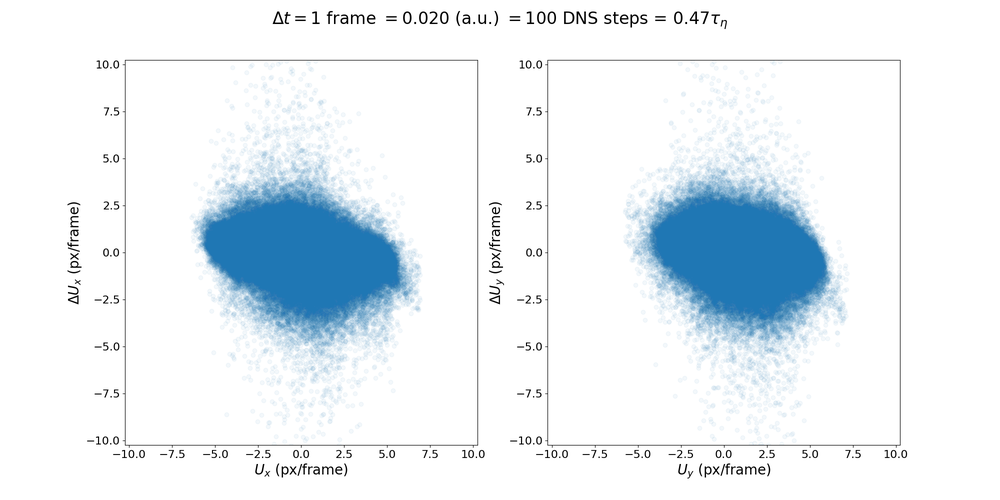
#> input picture image_processing/images/sample_000.png, 1000 x 500 px, shrunk from 2000 x 1000 before the run
$ python remove_border_square.py ../../../../image_processing/images/sample_000.png
#> lines starting #> are read from the running program, lines starting #| are printed output that depends on the picture; after the words box and inside, x2 and y2 are one past the last pixel; in counts of white or black regions, pixels touching at a corner belong together
#!/usr/bin/env python
from scipy import ndimage
from pylab import *
import sys, os
import Image

ending = '-cropped'

for img in sys.argv[1:]:
    base, ext = os.path.splitext(img)
    if base.endswith(ending): continue

    print(img)

    img = array(Image.open(img))
#> img is the input picture: shape (500, 1000, 4); mean R, G, B, A 232.4, 239.9, 245.1, 255
    if img.shape[2] == 4:
        print('  (has alpha channel, which will be ignored)')
        img = img[..., :3]
#> img: shape (500, 1000, 3)

    border_color = img[0, 0]
#> border_color = [255, 255, 255]

    labels, features = ndimage.label((img == border_color).all(-1))
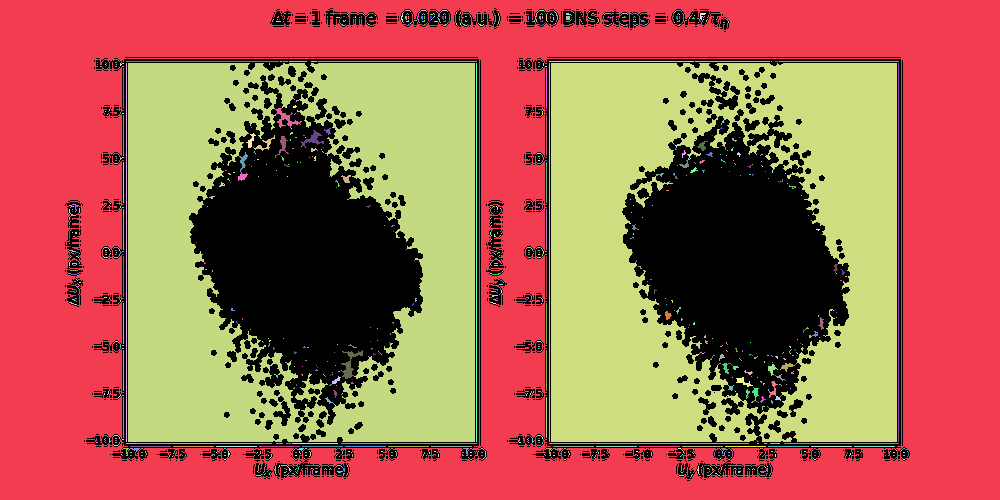
#> labels: shape (500, 1000) int32; 1494 distinct labels, from 0 to 1493; one colour per label, 0 black
#> features = 1493

    outer_label = labels[0, 0]
#> outer_label = 1

    border = (labels == outer_label)
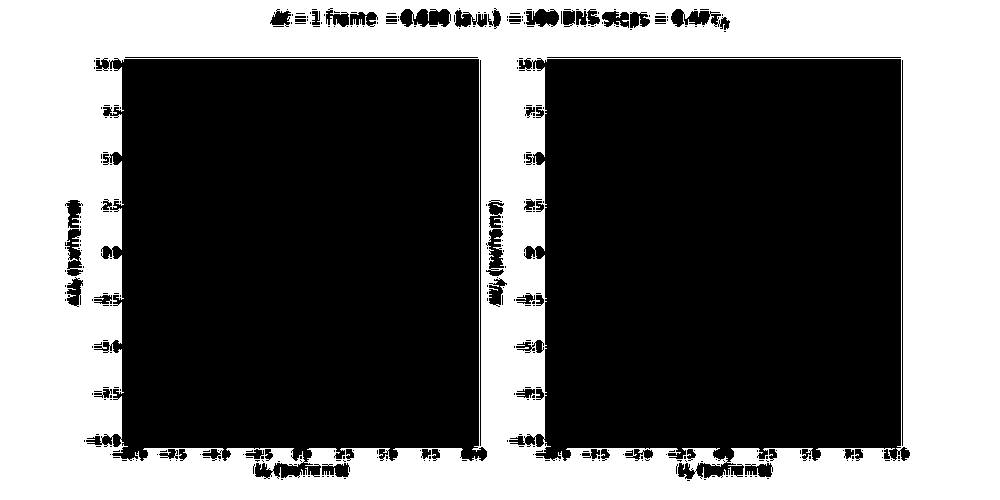
#> border: shape (500, 1000) bool; 41.1% white; 1 white region, box (x1, y1, x2, y2) and area: (0, 0, 1000, 500) 205615

    bsx = border.sum(0)
#> bsx = 1000 values, max 500 at index 0, min 67 at index 680, mean 205.6
    bx = where(bsx < bsx.max())[0]
#> bx = 843 values from 65 to 909
    mx, Mx = min(bx), max(bx) + 1
#> mx = 65; Mx = 910

    bsy = border.sum(1)
#> bsy = 500 values, max 1000 at index 0, min 206 at index 299, mean 411.2
    by = where(bsy < bsy.max())[0]
#> by = 447 values from 8 to 480
    my, My = min(by), max(by) + 1
#> my = 8; My = 481

    w = Mx - mx
#> w = 845
    h = My - my
#> h = 473

    offset = w - h
#> offset = 372
    mx += offset // 2
#> mx = 251
    Mx = mx + h
#> Mx = 724

    print('  Cropped to (%d, %d), (%d, %d)' % (mx, Mx, my, My))
#|   Cropped to (251, 724), (8, 481)

    alpha = 255 - 255 * border.astype('u1')
    #border[min(by):max(by)+1, min(bx):max(bx)+1] -= 0.5


    new_img = zeros((My-my, Mx-mx, 4), dtype='u1')
    new_img[..., 3] = alpha[my:My, mx:Mx]
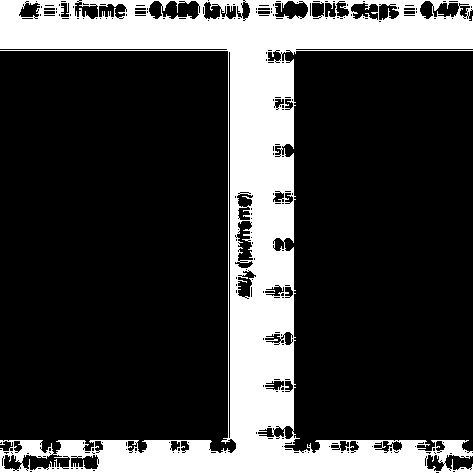
#> new_img: shape (473, 473, 4); mean of channels 0, 1, 2, 3 0, 0, 0, 193.6; transparent parts drawn white
    new_img[..., :3] = img[my:My, mx:Mx]
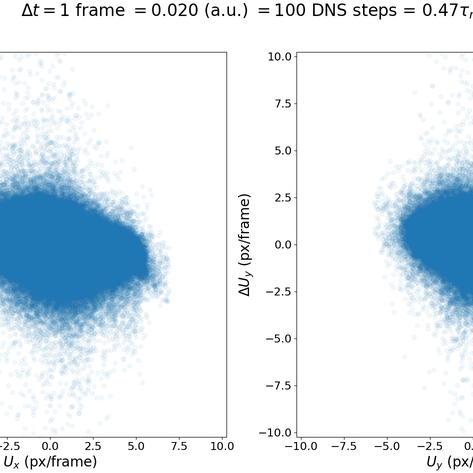
#> new_img: shape (473, 473, 4); mean of channels 0, 1, 2, 3 223.6, 233.9, 241.1, 193.6; transparent parts drawn white

    #imshow(new_img)
    #show()
    ofn = base + ending + ext
    Image.fromarray(new_img).save(ofn)
    print('  -> %s' % ofn)

    #sys.exit()

$ run again, on image_processing/images/sample_004.png
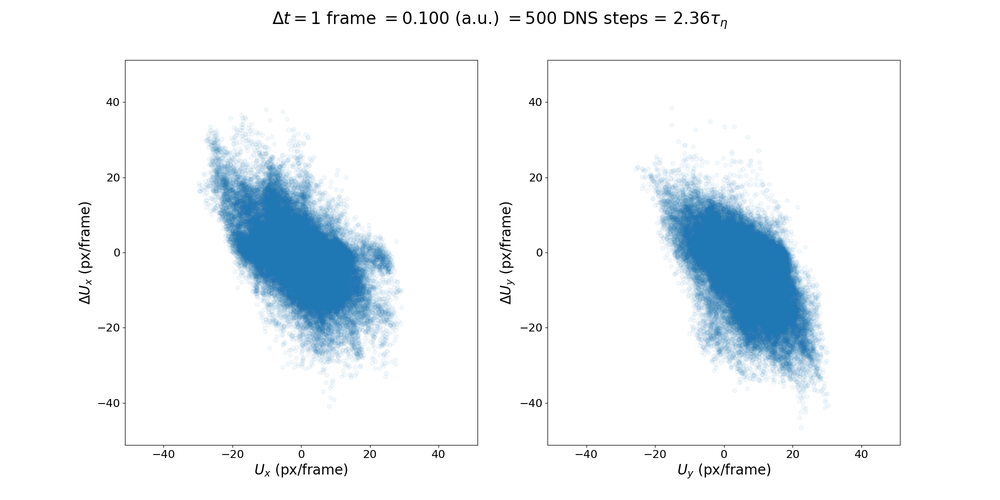
#> input picture image_processing/images/sample_004.png, 1000 x 500 px, shrunk from 2000 x 1000 before the run
#> img is the input picture: shape (500, 1000, 4); mean R, G, B, A 237.5, 243.2, 247.1, 255
#> img: shape (500, 1000, 3)
#> border_color = [255, 255, 255]
#> labels: shape (500, 1000) int32; 1029 distinct labels, from 0 to 1028
#> features = 1028
#> outer_label = 1
#> `border = (labels == outer_label)`:
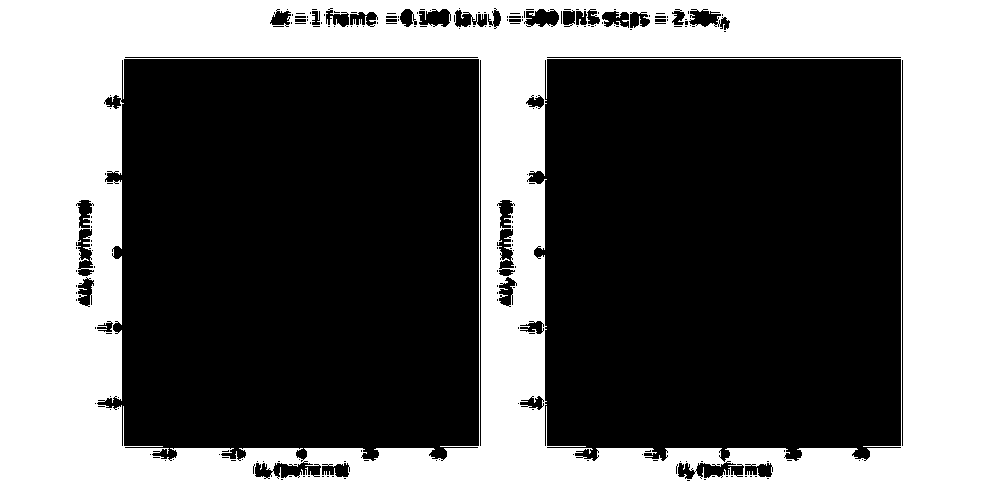
#> border: shape (500, 1000) bool; 42% white; 1 white region, box (x1, y1, x2, y2) and area: (0, 0, 1000, 500) 209829
#> bsx = 1000 values, max 500 at index 0, min 73 at index 724, mean 209.8
#> bx = 824 values from 76 to 902
#> `mx, Mx = min(bx), max(bx) + 1`: mx = 76; Mx = 903
#> bsy = 500 values, max 1000 at index 0, min 235 at index 403, mean 419.7
#> by = 446 values from 8 to 480
#> my = 8; My = 481
#> w = 827
#> h = 473
#> offset = 354
#> `mx += offset // 2`: mx = 253
#> `Mx = mx + h`: Mx = 726
#|   Cropped to (253, 726), (8, 481)
#> `new_img[..., :3] = img[my:My, mx:Mx]`:
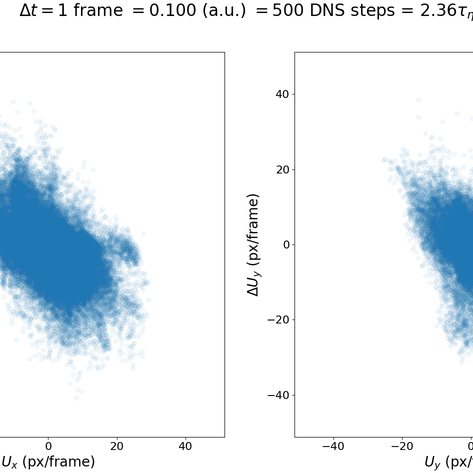
#> new_img: shape (473, 473, 4); mean of channels 0, 1, 2, 3 231.1, 238.7, 243.9, 191; transparent parts drawn white
